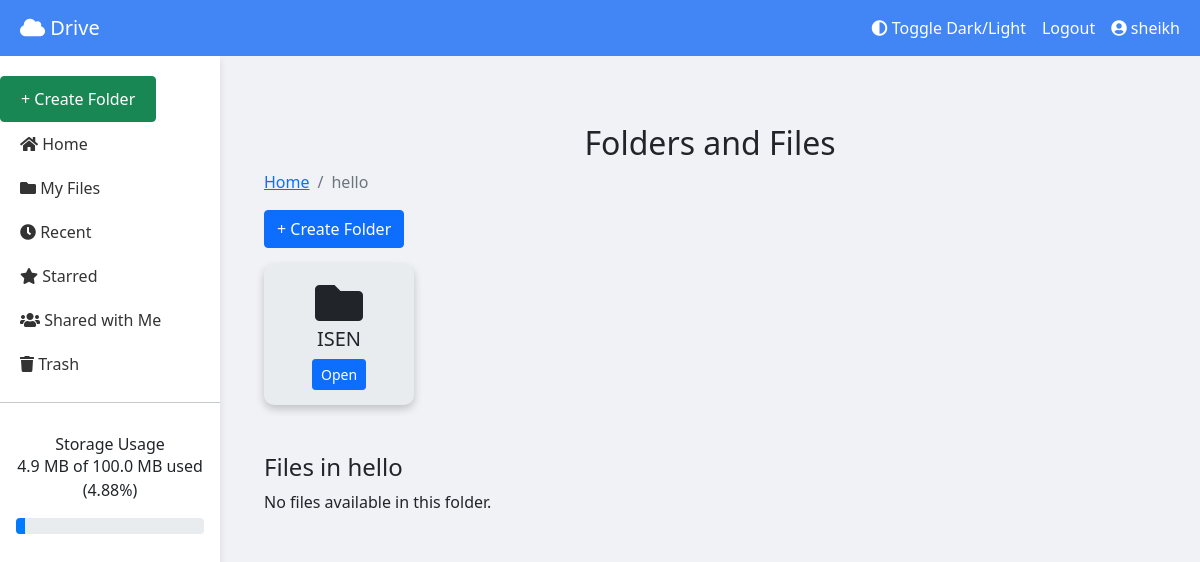
/list/61/ (signed in), run on an earlier commit of the app's database.
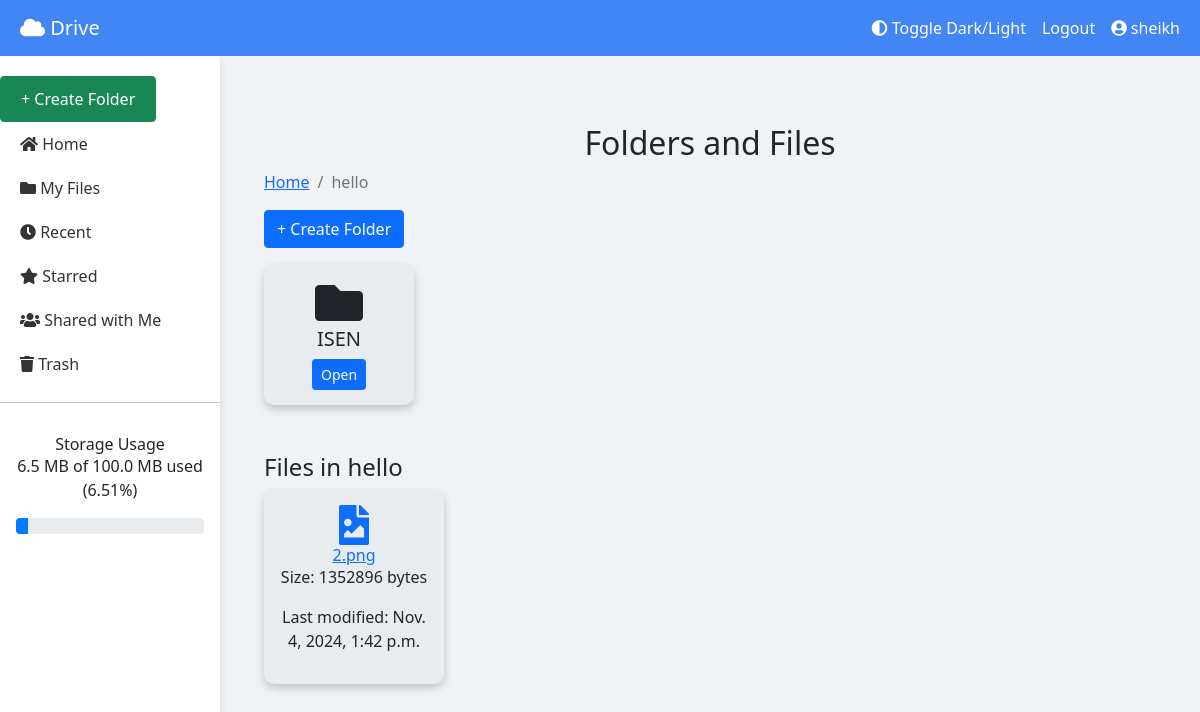
And on a later commit of the database.
### folder_management/models.py (models this page shows, shortened)
class Folder(models.Model):
    name = models.CharField(max_length=255)
    parent = models.ForeignKey('self', on_delete=models.CASCADE, null=True, blank=True, related_name='children')
    owner = models.ForeignKey(User, on_delete=models.CASCADE)
    created_at = models.DateTimeField(auto_now_add=True)
    updated_at = models.DateTimeField(auto_now=True)
    def get_ancestors(self):
        ancestors = []
        current = self.parent
        while current:
            ancestors.insert(0, current)
            current = current.parent
        return ancestors

### file_management/models.py (models this page shows, shortened)
class File(models.Model):
    name = models.CharField(max_length=255)
    file = models.FileField(upload_to=user_directory_path)
    owner = models.ForeignKey(settings.AUTH_USER_MODEL, on_delete=models.CASCADE)
    parent_folder = models.ForeignKey(Folder, on_delete=models.CASCADE, null=True, blank=True)
    size = models.PositiveIntegerField()
    extension = models.CharField(max_length=10)
    created_at = models.DateTimeField(auto_now_add=True)
    updated_at = models.DateTimeField(auto_now=True)

### file_management/views.py (the view)
# urls.py: path('list/<int:parent_id>/', views.list_folders, name='list_folders'),
@login_required
def list_folders(request, parent_id=None):
    parent_folder = None
    if parent_id:
        parent_folder = get_object_or_404(Folder, id=parent_id, owner=request.user)
    folders = Folder.objects.filter(owner=request.user, parent=parent_folder)
    files = File.objects.filter(owner=request.user, parent_folder=parent_folder)
    print("Folders count:", folders.count())
    print("Files count:", files.count())  # This will help you verify if files are being retrieved
    breadcrumbs = parent_folder.get_ancestors() if parent_folder else []
    context = {
        'folders': folders,
        'files': files,
        'parent_folder': parent_folder,
        'breadcrumbs': breadcrumbs,
    }
    return render(request, 'folder_management/list_folders.html', context)

### file_management/context_processors.py (called while the page is built)
def storage_stats(request):
    if request.user.is_authenticated:
        used_storage = File.objects.filter(owner=request.user).aggregate(total_size=models.Sum('size'))['total_size'] or 0
        max_storage = settings.USER_MAX_STORAGE
        used_percentage = (used_storage / max_storage) * 100 if max_storage > 0 else 0
        return {
            'used_storage': used_storage,
            'max_storage': max_storage,
            'used_percentage': used_percentage
        }
    return {}

### folder_management/templates/folder_management/list_folders.html (shortened to what this page needs)
{% extends "home.html" %}
{% block content %}
<div class="container mt-5">
    <h2 class="text-center">Folders and Files</h2>
    <nav aria-label="breadcrumb">
        <ol class="breadcrumb">
            <li class="breadcrumb-item"><a href="{% url 'list_folders' %}">Home</a></li>
            {% if parent_folder %}
                <li class="breadcrumb-item active" aria-current="page">{{ parent_folder.name }}</li>
            {% endif %}
        </ol>
    </nav>
    <div class="text-right mb-3">
        <button class="btn btn-primary" data-toggle="modal" data-target="#createFolderModal">+ Create Folder</button>
    </div>
    <div class="row">
        {% for folder in folders %}
            <div class="col-md-4">
                <div class="folder-card text-center">
                    <i class="fas fa-folder fa-3x"></i>
                    <h5>{{ folder.name }}</h5>
                    <a class="btn btn-primary btn-sm" href="{% url 'list_folders_nested' folder.id %}">Open</a>
                </div>
            </div>
        {% empty %}
            <p class="text-center">No folders available in this directory.</p>
        {% endfor %}
    </div>
    <div class="row mt-5">
        <h4>Files in {{ parent_folder.name|default:"Root" }}</h4>
        <div class="d-flex flex-wrap">
            {% for file in files %}
            <div class="file-card text-center me-3 mb-3">
                <a href="{{ file.file.url }}" target="_blank">
                    {% if file.extension == '.png' or file.extension == '.jpg' or file.extension == '.jpeg' %}
                        <i class="fas fa-file-image file-icon fa-3x"></i>
                    {% elif file.extension == '.pdf' %}
                        <i class="fas fa-file-pdf file-icon fa-3x"></i>
                    {% elif file.extension == '.doc' or file.extension == '.docx' %}
                        <i class="fas fa-file-word file-icon fa-3x"></i>
                    {% elif file.extension == '.txt' %}
                        <i class="fas fa-file-alt file-icon fa-3x"></i>
                    {% else %}
                        <i class="fas fa-file file-icon fa-3x"></i>
                    {% endif %}
                    <h5 class="card-title">{{ file.name }}</h5>
                </a>
                <p>Size: {{ file.size }} bytes</p>
                <p>Last modified: {{ file.updated_at }}</p>
            </div>
            {% empty %}
            <p class="text-center">No files available in this folder.</p>
            {% endfor %}
        </div>
    </div>
</div>
{% endblock %}

### user_management/templates/home.html (shortened to what this page needs)
<!DOCTYPE html>
<html lang="en">
<head>
    <link href="https://cdn.jsdelivr.net/npm/bootstrap@5.1.3/dist/css/bootstrap.min.css" rel="stylesheet">
    <link rel="stylesheet" href="https://cdnjs.cloudflare.com/ajax/libs/font-awesome/5.15.4/css/all.min.css">
    {% load static %}
    {% load file_extras %}
    <link rel="stylesheet" href="{% static 'home.css' %}">
</head>
<body>
    <nav class="navbar navbar-expand-lg navbar-light">
        <div class="container-fluid">
            <a class="navbar-brand ms-2" href="#"><i class="fas fa-cloud"></i> Drive</a>
            <div class="collapse navbar-collapse" id="navbarNav">
                <ul class="navbar-nav ms-auto">
                    <li class="nav-item"><a class="nav-link" href="#" id="toggle-theme"><i class="fas fa-adjust"></i> Toggle Dark/Light</a></li>
                    <li class="nav-item"><a class="nav-link" href="{% url 'logout' %}">Logout</a></li>
                    <li class="nav-item">
                        <a class="nav-link" id="profileButton"><i class="fas fa-user-circle"></i> {{ request.user.username }}</a>
                    </li>
                </ul>
            </div>
        </div>
    </nav>
<div class="sidebar">
    <button class="btn btn-success create-folder-btn" data-bs-toggle="modal" data-bs-target="#createFolderModal">+ Create Folder</button>
    <a href="{% url 'dashboard' %}"><i class="fas fa-home"></i> Home</a>
    <a href="{% url 'list_folders' %}"><i class="fas fa-folder"></i> My Files</a>
    <a href="{% url 'list_recent_files' %}"><i class="fas fa-clock"></i> Recent</a>
    <a href="#"><i class="fas fa-star"></i> Starred</a>
    <a href="#"><i class="fas fa-users"></i> Shared with Me</a>
    <a href="#"><i class="fas fa-trash"></i> Trash</a>
    <hr>
    <div class="text-center">
        <div class="card-body">
            <h5 class="card-title">Storage Usage</h5>
            <p>{{ used_storage|filesizeformat }} of {{ max_storage|filesizeformat }} used ({{ used_percentage|floatformat:2 }}%)</p>
            <div class="progress">
                <div class="progress-bar" role="progressbar" style="width: {{ used_percentage }}%;" aria-valuenow="{{ used_percentage }}" aria-valuemin="0" aria-valuemax="100"></div>
            </div>
        </div>
    </div>
</div>
    <div class="content-wrapper">
        <div class="content container-fluid">
            {% block content %}{% endblock %}
        </div>
    </div>
</body>
</html>

What changed in the data, as far as the page shows it:
added File: extension ".png" (drawn), name "2.png", size "1352896", updated_at "Nov. 4, 2024, 1:42 p.m."
Also different on the page:
{{ used_storage|filesizeformat }}: "4.9 MB" → "6.5 MB"
{{ used_percentage|floatformat:2 }}: "4.88" → "6.51"
{{ used_percentage }}: 4.878856658935547 → 6.505643844604492 (drawn)
text no longer shown: "No files available in this folder."
